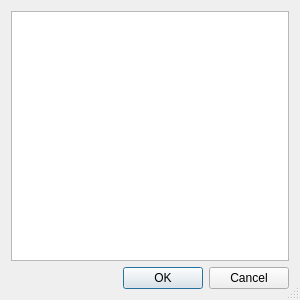
<?xml version="1.0" encoding="UTF-8"?>
<ui version="4.0">
 <class>attachmentListDialog</class>
 <widget class="QDialog" name="attachmentListDialog">
  <property name="geometry">
   <rect>
    <x>0</x>
    <y>0</y>
    <width>300</width>
    <height>300</height>
   </rect>
  </property>
  <property name="sizePolicy">
   <sizepolicy hsizetype="Maximum" vsizetype="Maximum">
    <horstretch>0</horstretch>
    <verstretch>0</verstretch>
   </sizepolicy>
  </property>
  <property name="minimumSize">
   <size>
    <width>0</width>
    <height>0</height>
   </size>
  </property>
  <property name="windowTitle">
   <string>List of attached files</string>
  </property>
  <property name="sizeGripEnabled">
   <bool>true</bool>
  </property>
  <layout class="QGridLayout" name="gridLayout">
   <item row="0" column="0">
    <layout class="QVBoxLayout" name="verticalLayout">
     <item>
      <widget class="QListView" name="fileListView"/>
     </item>
     <item>
      <widget class="QDialogButtonBox" name="bottomButtonsBox">
       <property name="sizePolicy">
        <sizepolicy hsizetype="MinimumExpanding" vsizetype="Fixed">
         <horstretch>0</horstretch>
         <verstretch>0</verstretch>
        </sizepolicy>
       </property>
       <property name="standardButtons">
        <set>QDialogButtonBox::Cancel|QDialogButtonBox::Ok</set>
       </property>
      </widget>
     </item>
    </layout>
   </item>
  </layout>
 </widget>
 <resources/>
 <connections/>
</ui>
